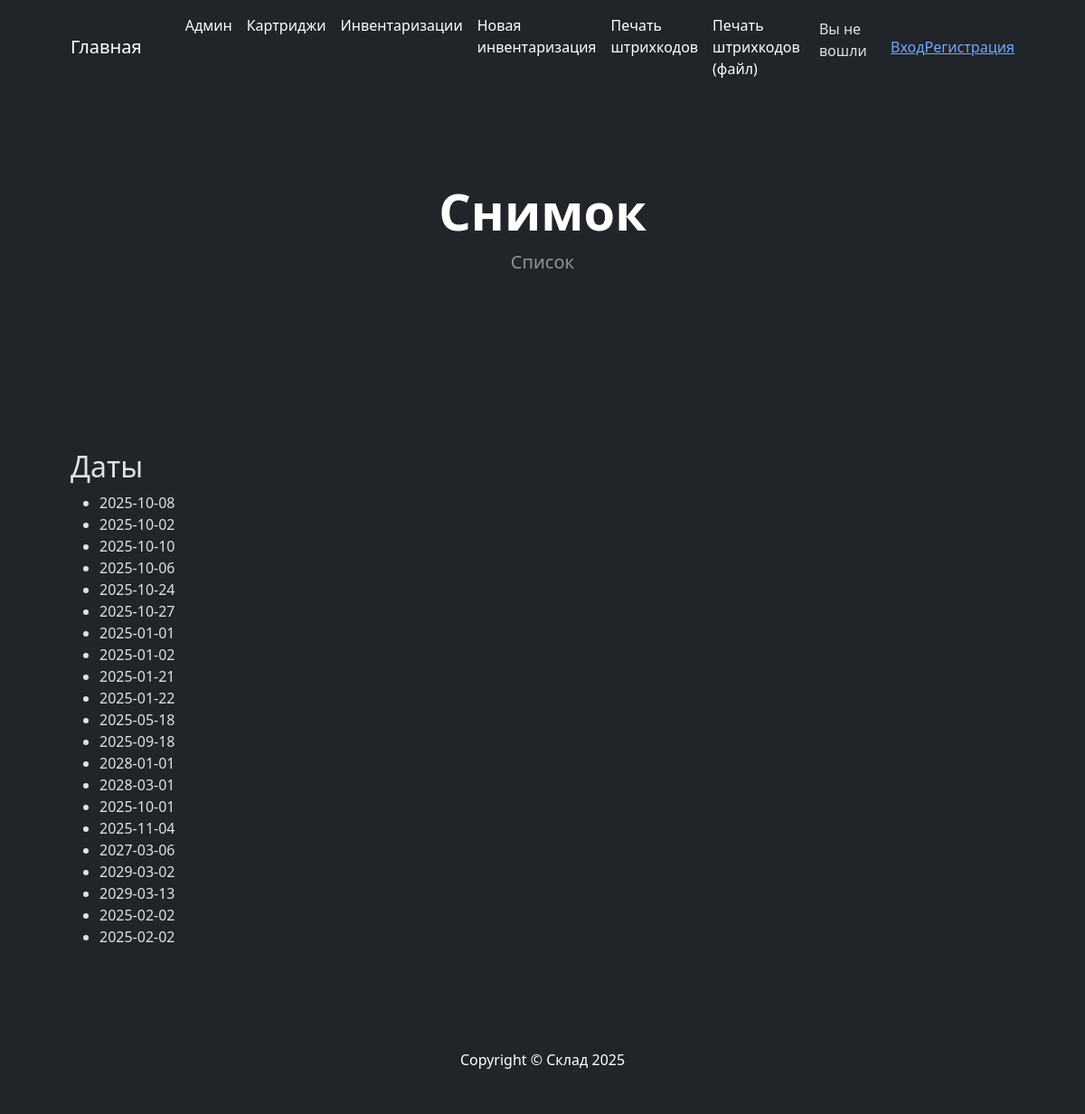
/storage/snapshots/, run on an earlier commit of the app's database.
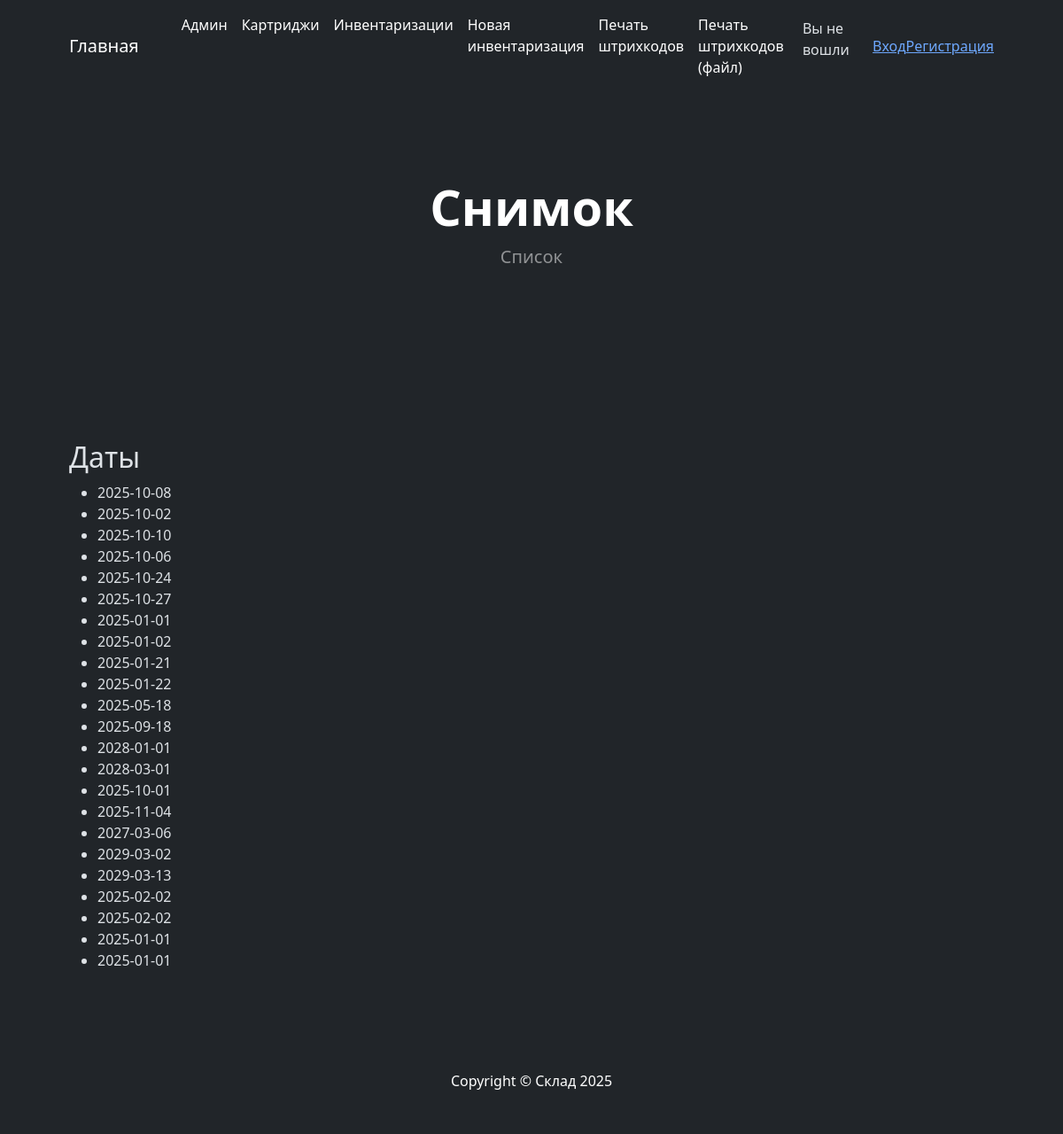
And on a later commit of the database.
### storage/models.py (models this page shows, shortened)
class Snapshot(models.Model):
    dt = models.DateField(verbose_name='Дата инвентаризации', auto_created=True)
    def __str__(self):
        return self.dt.strftime('%Y-%m-%d')

### storage/views.py (the view)
# urls.py: path('snapshots/', SnapshotHomeView.as_view(), name='snapshots'),
class SnapshotHomeView(ListView):
    model = Snapshot
    queryset = Snapshot.objects.all()
    template_name = 'storage/snapshot_home.html'

### storage/templates/storage/snapshot_home.html (shortened to what this page needs)
{% extends 'base_app/main.html' %}
{% block header %}
    <div class="text-center text-white">
        <h1 class="display-4 fw-bolder">Снимок</h1>
        <p class="lead fw-normal text-white-50 mb-0">Список</p>
    </div>
{% endblock header %}
{% block body %}
    <h2>Даты</h2>
    <ul>
        {% for snapshot in object_list %}
            <li class="nav-item"><a class="nav-link active" aria-current="page" href="{% url 'storage:snapshot_detail' snapshot.pk %}">{{ snapshot }}</a></li>
        {% endfor %}
    </ul>
{% endblock body %}

What changed in the data, as far as the page shows it:
added Snapshot: dt "2025-01-01"
added Snapshot: dt "2025-01-01"
